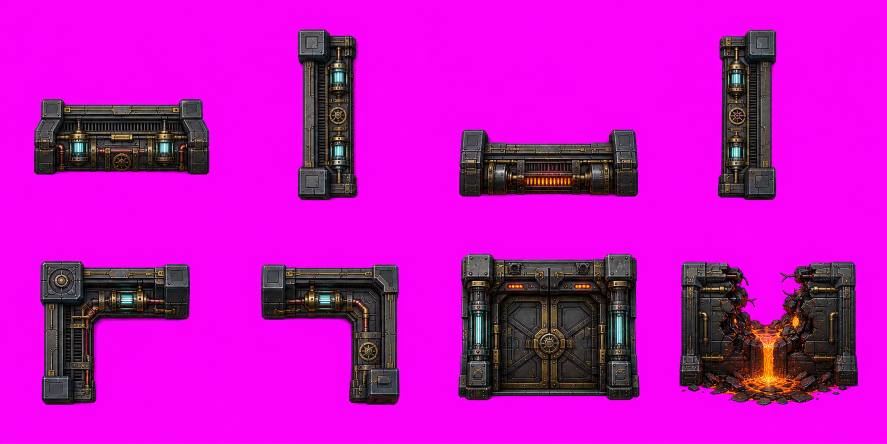
#> input picture play/last-bastion/art/production-tests/batch-af/machine-foundry-boundary-v1-chroma.png, 1774 x 887 px (shown at 1/2 size); its folder holds only this picture in this run
$ python normalize_batch_af.py
#> lines starting #> are read from the running program, lines starting #| are printed output that depends on the picture
"""Build deterministic Batch AF Machine Foundry atlases and QA sheets."""
from pathlib import Path

from PIL import Image, ImageDraw


ROOT = Path(__file__).resolve().parent
NEAREST = Image.Resampling.NEAREST
PREFIX = "machine-foundry"


def cells(source: Image.Image, columns: int, rows: int):
    for row in range(rows):
        for column in range(columns):
            yield column, row, source.crop((
                round(column * source.width / columns),
                round(row * source.height / rows),
                round((column + 1) * source.width / columns),
                round((row + 1) * source.height / rows),
            ))


def extract_chroma(source_name: str, output_name: str):
#> called with source_name = 'machine-foundry-boundary-v1-chroma.png', output_name = 'machine-foundry-boundary-v1.png'
    source = Image.open(ROOT / source_name).convert("RGB")
#> source is the input picture: PIL image 1774x887 RGB; mean R, G, B 198.2, 15.9, 193.6
    output = Image.new("RGBA", source.size, (0, 0, 0, 0))
#> output: PIL image 1774x887 RGBA; every value is 0
    source_pixels = source.load()
    output_pixels = output.load()
    for y in range(source.height):
        for x in range(source.width):
            red, green, blue = source_pixels[x, y]
            distance = ((red - 255) ** 2 + green ** 2 + (blue - 255) ** 2) ** 0.5
            # The generator adds dark magenta contact shadows and edge spill as
            # well as the pure key colour. Machine Foundry has no intentional
            # purple material, so remove the full magenta hue band.
            magenta_like = (
                red > 55
                and blue > 55
                and green < min(red, blue) * 0.72
                and abs(red - blue) < 120
            )
            alpha = 0 if magenta_like else max(0, min(255, round((distance - 58) * 5.2)))
            if alpha:
                spill = min(1.0, alpha / 255.0)
                output_pixels[x, y] = (
                    round(red * (1 - 0.12 * spill)),
                    round(green * (1 - 0.06 * spill)),
                    round(blue * (1 - 0.12 * spill)),
                    alpha,
                )
    output.save(ROOT / output_name, optimize=True)
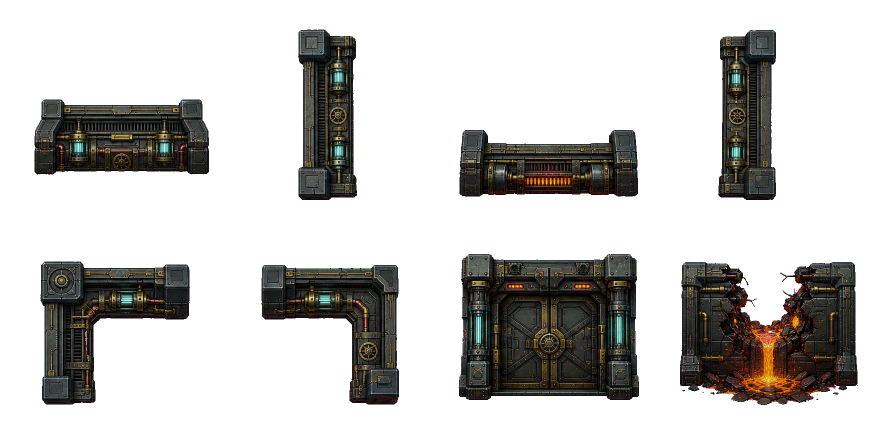
#> saved as machine-foundry-boundary-v1.png: PIL image 1774x887 RGBA (shown at 1/2 size); mean R, G, B, A 14, 12.9, 10.9, 68.8; transparent parts drawn white


def opaque(source_name: str, output_name: str, columns: int, rows: int, size: int):
    source = Image.open(ROOT / source_name).convert("RGB")
    output = Image.new("RGB", (columns * size, rows * size))
    for column, row, cell in cells(source, columns, rows):
        output.paste(cell.resize((size, size), NEAREST), (column * size, row * size))
    output.save(ROOT / output_name, optimize=True)
    return output.convert("RGBA")


def alpha(source_name: str, output_name: str, columns: int, rows: int, size: int, padding: int,
          preserve_cell: bool = False, bottom_align: bool = False):
    source = Image.open(ROOT / source_name).convert("RGBA")
    output = Image.new("RGBA", (columns * size, rows * size), (0, 0, 0, 0))
    for column, row, cell in cells(source, columns, rows):
        if preserve_cell:
            subject = cell.resize((size, size), NEAREST)
            x, y = column * size, row * size
        else:
            bounds = cell.getchannel("A").getbbox()
            if bounds is None:
                raise ValueError(f"empty cell {column},{row} in {source_name}")
            subject = cell.crop(bounds)
            scale = min((size - padding * 2) / subject.width, (size - padding * 2) / subject.height)
            subject = subject.resize((max(1, round(subject.width * scale)), max(1, round(subject.height * scale))), NEAREST)
            x = column * size + (size - subject.width) // 2
            y = row * size + (size - subject.height) // 2
            if bottom_align:
                y = row * size + size - padding - subject.height
        output.alpha_composite(subject, (x, y))
    output.save(ROOT / output_name, optimize=True)
    return output


def main():
    for family in ("boundary", "fixtures", "decals"):
        extract_chroma(f"{PREFIX}-{family}-v1-chroma.png", f"{PREFIX}-{family}-v1.png")

    floor_master = opaque(f"{PREFIX}-floor-v1-source.png", f"{PREFIX}-floor-v1-256.png", 4, 4, 256)
    floor_runtime = opaque(f"{PREFIX}-floor-v1-source.png", f"{PREFIX}-floor-v1-128.png", 4, 4, 128)
    boundary_master = alpha(f"{PREFIX}-boundary-v1.png", f"{PREFIX}-boundary-v1-256.png", 4, 2, 256, 0, True)
    alpha(f"{PREFIX}-boundary-v1.png", f"{PREFIX}-boundary-v1-128.png", 4, 2, 128, 0, True)
    fixtures_master = alpha(f"{PREFIX}-fixtures-v1.png", f"{PREFIX}-fixtures-v1-384.png", 4, 2, 384, 24, bottom_align=True)
    alpha(f"{PREFIX}-fixtures-v1.png", f"{PREFIX}-fixtures-v1-192.png", 4, 2, 192, 12, bottom_align=True)
    decals_master = alpha(f"{PREFIX}-decals-v1.png", f"{PREFIX}-decals-v1-256.png", 4, 2, 256, 20)
    alpha(f"{PREFIX}-decals-v1.png", f"{PREFIX}-decals-v1-128.png", 4, 2, 128, 10)

    seam = Image.new("RGB", (1024, 512))
    order = (0, 1, 2, 3, 1, 0, 3, 2, 2, 3, 0, 1, 3, 2, 1, 0)
    for row in range(4):
        for column in range(4):
            for offset, frame in ((0, 0), (512, order[row * 4 + column])):
                x, y = (frame % 4) * 128, (frame // 4) * 128
                seam.paste(floor_runtime.crop((x, y, x + 128, y + 128)).convert("RGB"), (offset + column * 128, row * 128))
    seam.save(ROOT / f"{PREFIX}-seam-mosaic.png", optimize=True)

    canvas = Image.new("RGBA", (1600, 1360), (15, 22, 32, 255))
    draw = ImageDraw.Draw(canvas)
    draw.text((24, 18), "BATCH AF - MACHINE FOUNDRY / 4K MASTER PREFLIGHT", fill=(231, 240, 246, 255))
    draw.text((24, 45), "FLOORS - 16 x 256 px", fill=(255, 162, 75, 255))
    canvas.alpha_composite(floor_master.resize((800, 800), NEAREST), (24, 70))
    draw.text((850, 45), "BOUNDARIES - 8 x 256 px", fill=(255, 162, 75, 255))
    canvas.alpha_composite(boundary_master.resize((720, 360), NEAREST), (850, 70))
    draw.text((850, 455), "FIXTURES - 8 x 384 px", fill=(92, 218, 238, 255))
    canvas.alpha_composite(fixtures_master.resize((720, 360), NEAREST), (850, 480))
    draw.text((24, 900), "DECALS - 8 x 256 px", fill=(208, 162, 255, 255))
    canvas.alpha_composite(decals_master.resize((800, 400), NEAREST), (24, 930))
    draw.text((850, 900), "Conveyors / ore / smelter / assembly / coolant / generator / scrap / maintenance", fill=(184, 202, 216, 255))
    draw.text((850, 930), "Collision, hazards, animation, glow, interaction, and room rules remain code-owned.", fill=(184, 202, 216, 255))
    canvas.convert("RGB").save(ROOT / "batch-af-contact-sheet.png", optimize=True)

    runtime_dir = ROOT.parents[2] / "game-assets"
    for name in (f"{PREFIX}-floor-v1-128.png", f"{PREFIX}-boundary-v1-128.png",
                 f"{PREFIX}-fixtures-v1-192.png", f"{PREFIX}-decals-v1-128.png"):
        Image.open(ROOT / name).save(runtime_dir / name, optimize=True)
    print("Wrote Batch AF masters, runtime atlases, seam mosaic, and contact sheet")


if __name__ == "__main__":
#> (the run stopped early here; a loop or call above may not have finished)
